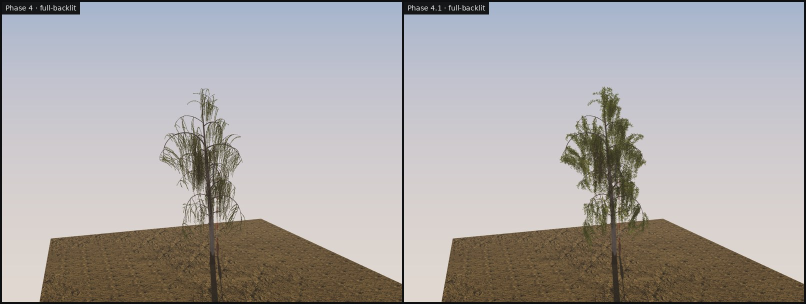
#> input picture dev/tree-lab/review/crown/compare/birch-full-backlit.jpg, 1612 x 608 px (shown at 1/2 size)
$ python -i crown_evidence.py   (imports and definitions only)
#> lines starting #> are read from the running program, lines starting #| are printed output that depends on the picture; after the words box and inside, x2 and y2 are one past the last pixel; in counts of white or black regions, pixels touching at a corner belong together
"""Phase 4.1 evidence composition: matched Phase 4 vs 4.1 pairs, density-experiment sheets and crown coverage,
impostor and LOD-transition sheets. Inputs are capture outputs (capture.mjs); outputs go to review/crown/.
  python3 dev/tree-lab/tools/crown_evidence.py <what> <args…>
    pairs <phase4 dir> <4.1 dir>               matched foliage-set pairs (per specimen and shot)
    density <phase4 dir> <4.1 dir>             density sheets + density-coverage.json
    impostor <dir>                             impostor / LOD sheets
"""
import json, os, sys
import numpy as np
from PIL import Image, ImageDraw, ImageFont
from scipy import ndimage

HERE = os.path.dirname(os.path.abspath(__file__)); OUT = os.path.join(HERE, '..', 'review', 'crown')
IDS = ['oak-a', 'oak-b', 'oak-c', 'pine', 'birch']
try: FONT = ImageFont.truetype('/usr/share/fonts/truetype/dejavu/DejaVuSans.ttf', 18); SMALL = ImageFont.truetype('/usr/share/fonts/truetype/dejavu/DejaVuSans.ttf', 14)
except Exception: FONT = SMALL = ImageFont.load_default()


# [18 lines left out: functions label, grid, not called in this run]


def save(im, name, q=88):
    p = os.path.join(OUT, name); os.makedirs(os.path.dirname(p), exist_ok=True); im.save(p, quality=q); print(p)


SHOTS = ['full-day', 'full-bare', 'elevated', 'aerial', 'up', 'interior', 'macro', 'junction-foliage', 'full-backlit', 'full-woodland-overcast', 'lod0', 'lod1', 'lod2']


# [14 lines left out: function pairs, not called in this run]


def coverage(sil):
    """Opaque fraction of the crown envelope in a silhouette render (tree black, ground 0.92, sky white)."""
    a = np.asarray(Image.open(sil).convert('L')).astype(np.float32) / 255
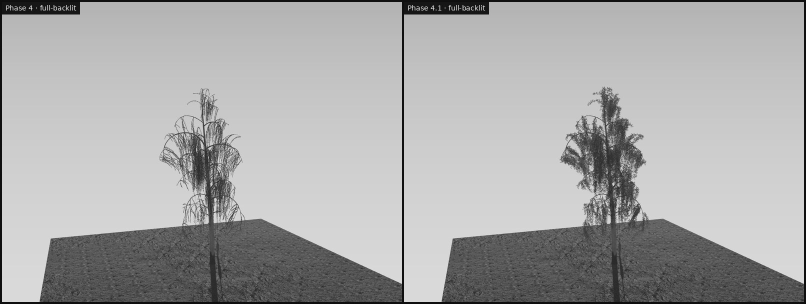
#> a: shape (608, 1612) float32 (shown at 1/2 size); min 0.0118, max 0.98, mean 0.661
    tree = a < 0.35
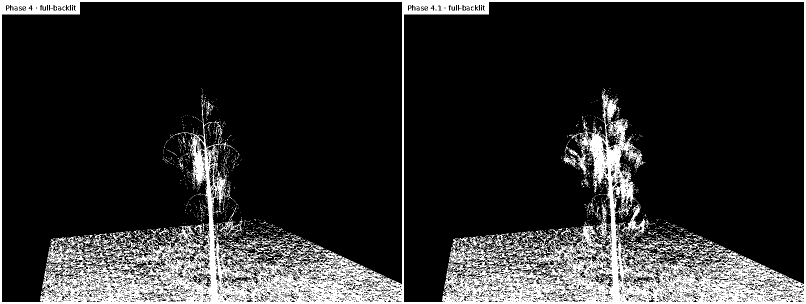
#> tree: shape (608, 1612) bool (shown at 1/2 size); 16.4% white; 1802 white regions (1709 under 20 px), largest, box (x1, y1, x2, y2) and area: (0, 0, 1612, 608) 148054, (1241, 407, 1292, 482) 963, (437, 441, 486, 473) 478
    if tree.sum() < 50: return None
    r = max(4, int(min(a.shape) * 0.035))
#> r = 21
    yy, xx = np.mgrid[-r:r + 1, -r:r + 1]; disk = (xx * xx + yy * yy) <= r * r
    env = ndimage.binary_fill_holes(ndimage.binary_closing(tree, structure=disk, iterations=1))
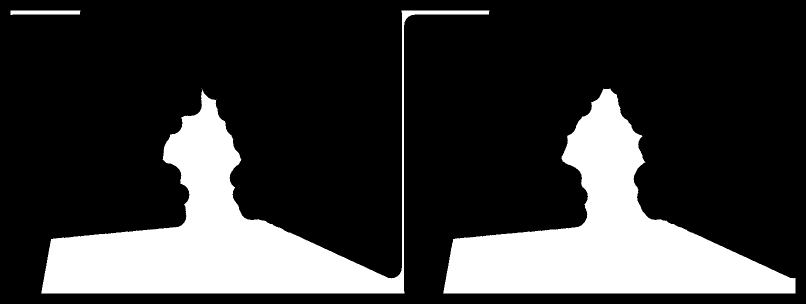
#> env: shape (608, 1612) bool (shown at 1/2 size); 22.1% white; 4 white regions (1 under 20 px), largest, box (x1, y1, x2, y2) and area: (82, 21, 979, 587) 108092, (886, 177, 1591, 587) 107197, (21, 21, 161, 30) 1118
    return float(tree.sum() / max(env.sum(), 1)), float(env.mean())


# [88 lines left out: functions density, bbox_crop, impostor, _square, alpha, not called in this run]


# [3 lines not run here, left out]

>>> result = coverage('../review/crown/compare/birch-full-backlit.jpg')
#> result = (0.743, 0.221)

$ run again, on dev/tree-lab/review/crown/compare/oak-a-aerial.jpg
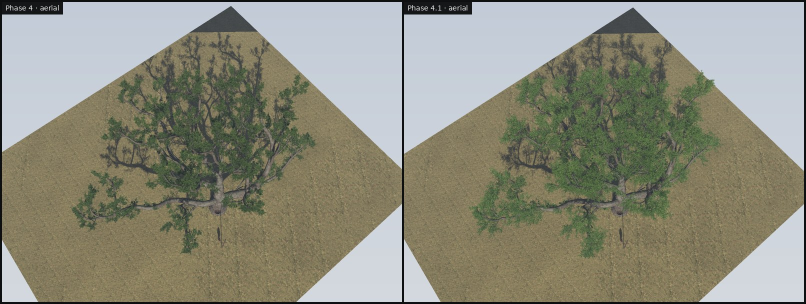
#> input picture dev/tree-lab/review/crown/compare/oak-a-aerial.jpg, 1612 x 608 px (shown at 1/2 size)
#> in coverage, `tree = a < 0.35`:
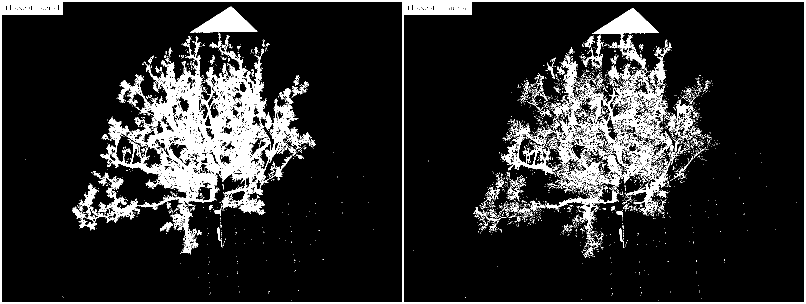
#> tree: shape (608, 1612) bool (shown at 1/2 size); 13.4% white; 2989 white regions (2816 under 20 px), largest, box (x1, y1, x2, y2) and area: (184, 70, 601, 509) 49976, (0, 0, 1612, 608) 25710, (1003, 85, 1357, 430) 24744
#> in coverage, `env = ndimage.binary_fill_holes(ndimage.binary_closing(tree, structure..`:
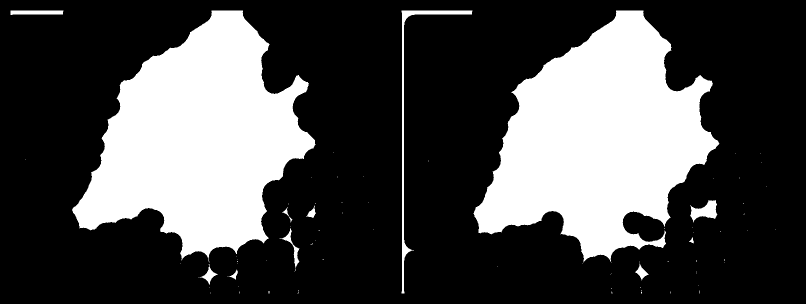
#> env: shape (608, 1612) bool (shown at 1/2 size); 29.3% white; 82 white regions (70 under 20 px), largest, box (x1, y1, x2, y2) and area: (947, 21, 1439, 524) 140686, (144, 21, 631, 525) 138232, (803, 21, 945, 587) 3701
#> result = (0.458, 0.293)
